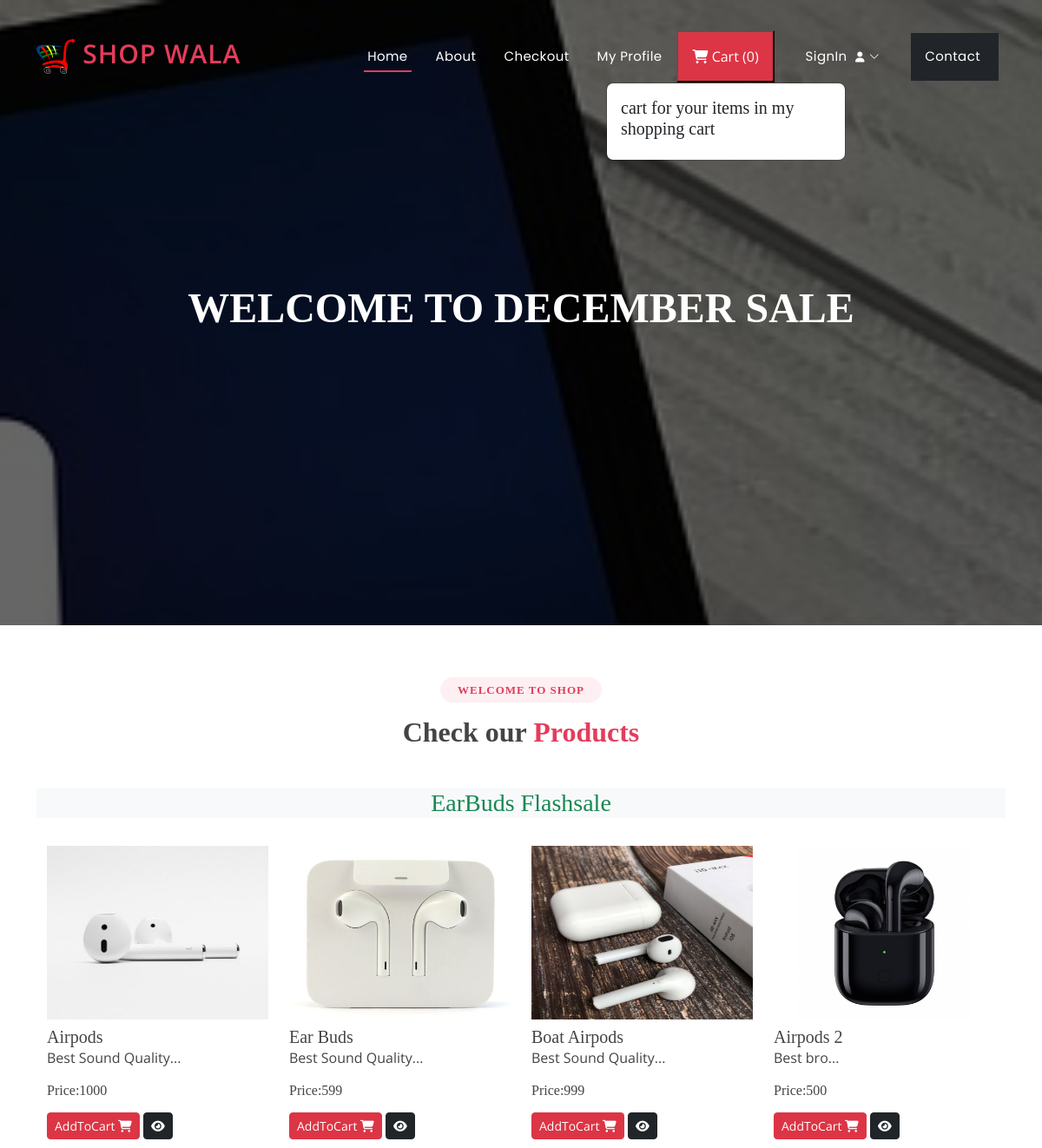
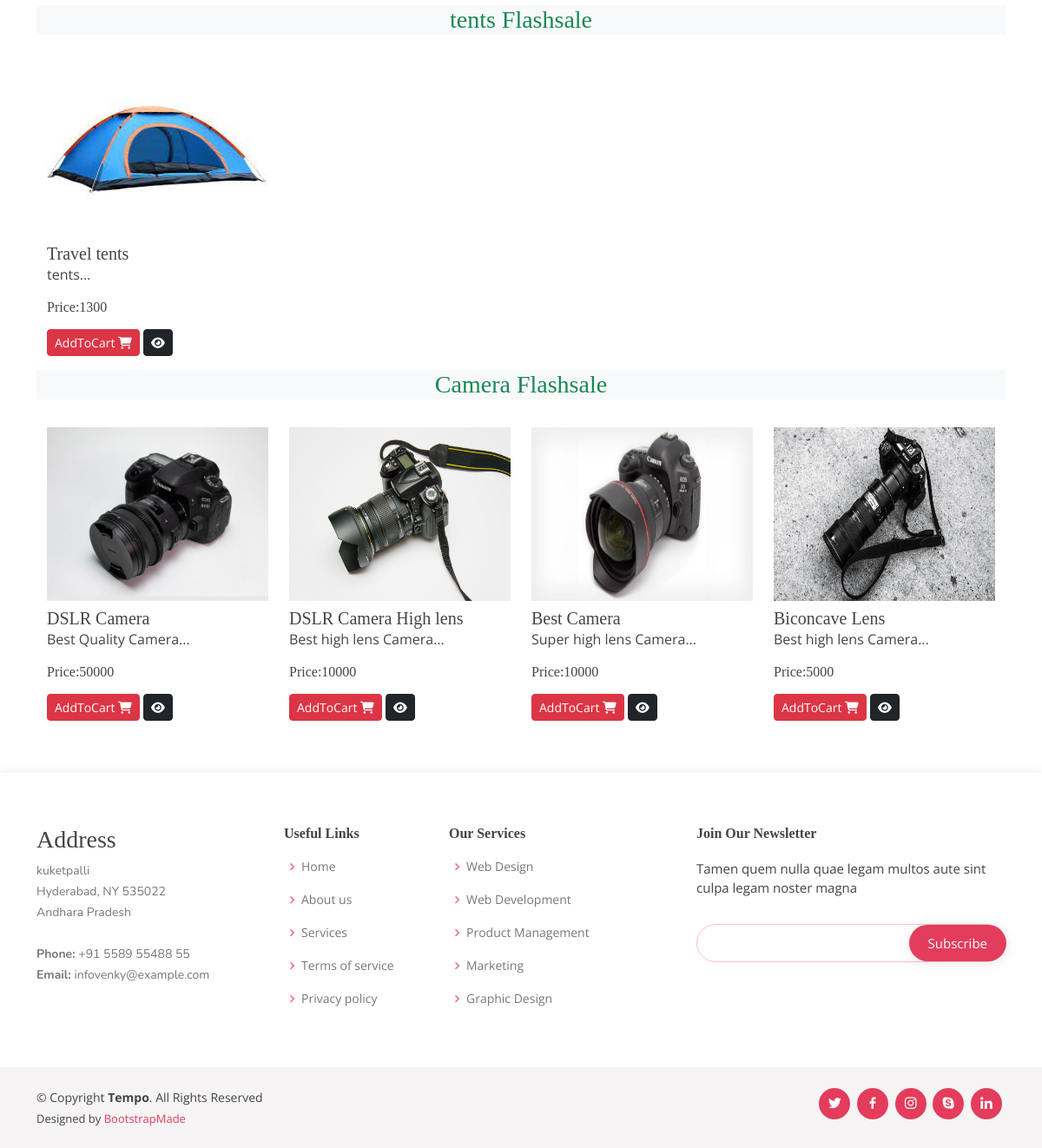
The page / on the database its author committed (2 pictures, top to bottom).
### ecommerceapp/models.py (models this page shows, shortened)
class Product(models.Model):
    product_id = models.AutoField
    product_name = models.CharField(max_length=100)
    category = models.CharField(max_length=100, default="")
    subcategory = models.CharField(max_length=50, default="")
    price = models.IntegerField(default=0)
    desc = models.CharField(max_length=300)
    image = models.ImageField(upload_to='images/images')

### ecommerceapp/views.py (the view)
# urls.py: path('',views.index,name="index"),
def index(request):
    allProds = []
    catprods = Product.objects.values('category','id')
    print(catprods)
    cats = {item['category'] for item in catprods}
    for cat in cats:
        prod= Product.objects.filter(category=cat)
        n=len(prod)
        nSlides = n // 4 + ceil((n / 4) - (n // 4))
        allProds.append([prod, range(1, nSlides), nSlides])
    params= {'allProds':allProds}
    return render(request,"index.html",params)

### templates/index.html (shortened to what this page needs)
{% extends 'base.html' %}
{% block content %}
<h1>Welcome to December Sale</h1>
{% endblock content %}
{% block body %}
{% load static %}
<section id="portfolio" class="portfolio">
  <div class="container">
    <div class="section-title">
      <h2>Welcome to Shop</h2>
      <h3>Check our <span>Products</span></h3>
    </div>
    {% for product, range, nSlides in allProds %}
    <h3 class="my-3 text-center text-success bg-light">
      {{product.0.category}} Flashsale
    </h3>
    <div class="container">
      <div class="row">
        {% for i in product %}
        <div class="col-md-3 mt-3">
          <img src="/media/{{i.image}}" class="card-img-top" alt="not found" height="200px" width="150px" />
          <div class="card-body">
            <h5 class="card-title mt-2" id="namepr{{i.id}}">{{i.product_name}}</h5>
            <p class="card-text">{{i.desc|slice:"0:53"}}...</p>
            <h6 class="card-title mb-3">
              Price:<span id="pricepr{{i.id}}">{{i.price}}</span>
            </h6>
            <span id="divpr{{i.id}}" class="divpr">
              <button id="pr{{i.id}}" class="btn btn-danger cart btn-sm mt-0">
                AddToCart <i class="fa-solid fa-cart-shopping"></i>
              </button>
            </span>
            <a href="/media/{{i.image}}">
              <button class="btn btn-dark btn-sm cart"><i class="fa-solid fa-eye"></i></button></a
            >
          </div>
        </div>
        {% endfor %}
      </div>
    </div>
    {% endfor %}
  </div>
</section>
{% endblock body %}

### templates/base.html (shortened to what this page needs)
{% load static %}
<!DOCTYPE html>
<html lang="en">
<head>
  <link href="{% static '/assets/vendor/bootstrap/css/bootstrap.min.css' %}" rel="stylesheet">
  <link href="{% static '/assets/vendor/bootstrap-icons/bootstrap-icons.css' %}" rel="stylesheet">
  <link href="{% static '/assets/vendor/boxicons/css/boxicons.min.css' %}" rel="stylesheet">
  <link href="{% static '/assets/vendor/glightbox/css/glightbox.min.css' %}" rel="stylesheet">
  <link href="{% static '/assets/vendor/remixicon/remixicon.css' %}" rel="stylesheet">
  <link href="{% static '/assets/vendor/swiper/swiper-bundle.min.css' %}" rel="stylesheet">
  <link rel="stylesheet" href="https://cdnjs.cloudflare.com/ajax/libs/font-awesome/6.2.1/css/all.min.css" />
  <link href="{% static '/assets/css/style.css' %}" rel="stylesheet">
</head>
<body>
  <header id="header" class="fixed-top ">
    <div class="container d-flex align-items-center justify-content-between">
<a href="/" class="logo"><img src="{% static 'images/logo.png' %}" alt="" class="img-fluid"> Shop Wala</a>
      <nav id="navbar" class="navbar">
        <ul>
          <li><a class="nav-link scrollto active" href="/">Home</a></li>
          <li><a class="nav-link scrollto" href="/about">About</a></li>
          <li><a class="nav-link scrollto" href="/checkout">Checkout</a></li>
          <li><a class="nav-link scrollto" href="/profile">My Profile </a></li>
          <button type="button" class="nav-link scrollto bg-danger p-3 m-2 text-white" id="popcart" data-container="body" data-toggle="popover" data-placement="bottom" data-html="true" ><i class="fa-solid fa-cart-shopping"></i>  Cart (<span id="cart">0</span>)
          </button>
          {% if request.user.is_authenticated %}
          <li><a  class="nav-link scrollto" href="/auth/logout/">Logout <i class="fa-solid fa-right-from-bracket"></i>
          </a></li>
          {% else %}
          <li class="dropdown"><a href="#"><span>SignIn </span> <i class="bi bi-chevron-down"></i></a>
          </li>
          {% endif %}
          <li><a class="nav-link scrollto bg-dark p-3 m-2" href="/contact">Contact </a></li>
        </ul>
      </nav>
    </div>
  </header>
  <section id="hero">
    <div class="hero-container">
      {% block content %}
      {% endblock content %}
    </div>
  </section>
  <main id="main">
    {% block body %}
    {% endblock body %}
  </main>
  <footer id="footer">
    <div class="footer-top">
      <div class="container">
        <div class="row">
          <div class="col-lg-3 col-md-6 footer-contact">
            <h3>Address</h3>
            <p>
              kuketpalli <br>
              Hyderabad, NY 535022<br>
              Andhara Pradesh <br><br>
              <strong>Phone:</strong> +91 5589 55488 55<br>
              <strong>Email:</strong> infovenky@example.com<br>
            </p>
          </div>
          <div class="col-lg-2 col-md-6 footer-links">
            <h4>Useful Links</h4>
            <ul>
              <li><i class="bx bx-chevron-right"></i> <a href="/">Home</a></li>
              <li><i class="bx bx-chevron-right"></i> <a href="/about">About us</a></li>
              <li><i class="bx bx-chevron-right"></i> <a href="#">Services</a></li>
              <li><i class="bx bx-chevron-right"></i> <a href="#">Terms of service</a></li>
              <li><i class="bx bx-chevron-right"></i> <a href="#">Privacy policy</a></li>
            </ul>
          </div>
          <div class="col-lg-3 col-md-6 footer-links">
            <h4>Our Services</h4>
            <ul>
              <li><i class="bx bx-chevron-right"></i> <a href="#">Web Design</a></li>
              <li><i class="bx bx-chevron-right"></i> <a href="#">Web Development</a></li>
              <li><i class="bx bx-chevron-right"></i> <a href="#">Product Management</a></li>
              <li><i class="bx bx-chevron-right"></i> <a href="#">Marketing</a></li>
              <li><i class="bx bx-chevron-right"></i> <a href="#">Graphic Design</a></li>
            </ul>
          </div>
          <div class="col-lg-4 col-md-6 footer-newsletter">
            <h4>Join Our Newsletter</h4>
            <p>Tamen quem nulla quae legam multos aute sint culpa legam noster magna</p>
            <form action="" method="post">
              <input type="email" name="email"><input type="submit" value="Subscribe">
            </form>
          </div>
        </div>
      </div>
    </div>
    <div class="container d-md-flex py-4">
      <div class="me-md-auto text-center text-md-start">
        <div class="copyright">
          &copy; Copyright <strong><span>Tempo</span></strong>. All Rights Reserved
        </div>
        <div class="credits">
          Designed by <a href="https://bootstrapmade.com/">BootstrapMade</a>
        </div>
      </div>
      <div class="social-links text-center text-md-right pt-3 pt-md-0">
        <a href="#" class="twitter"><i class="bx bxl-twitter"></i></a>
        <a href="#" class="facebook"><i class="bx bxl-facebook"></i></a>
        <a href="#" class="instagram"><i class="bx bxl-instagram"></i></a>
        <a href="#" class="google-plus"><i class="bx bxl-skype"></i></a>
        <a href="#" class="linkedin"><i class="bx bxl-linkedin"></i></a>
      </div>
    </div>
  </footer>
</body>
</html>

### rows shown on the page
Product: category "EarBuds", image (picture), product_name "Airpods", desc "Best Sound Quality", price "1000"
Product: image (picture), product_name "Ear Buds", desc "Best Sound Quality", price "599"
Product: image (picture), product_name "Boat Airpods", desc "Best Sound Quality", price "999"
Product: image (picture), product_name "Airpods 2", desc "Best bro", price "500"
Product: category "tents", image (picture), product_name "Travel tents", desc "tents", price "1300"
Product: category "Camera", image (picture), product_name "DSLR Camera", desc "Best Quality Camera", price "50000"
Product: image (picture), product_name "DSLR Camera High lens", desc "Best high lens Camera", price "10000"
Product: image (picture), product_name "Best Camera", desc "Super high lens Camera", price "10000"
Product: image (picture), product_name "Biconcave Lens", desc "Best high lens Camera", price "5000"
